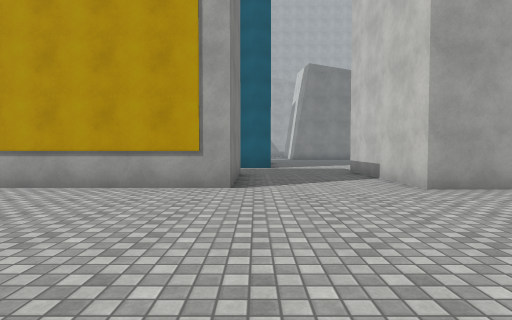
[1] (above)

22 first-person views from a walk through a scene from a Unity 3-D project. The camera is 1.3 m above the floor, tilts 2° down and sees 80° across. The floor is counted in squares, 2 m on a side. Each view is taken from the middle of a square. On the plan, view 1 faces up. The plan holds only what a view shows up to about 10 squares ahead; the rest is blank. The place goes on beyond the plan. The player is left out. Surface patterns are stand-ins for the level's own textures.

[2]
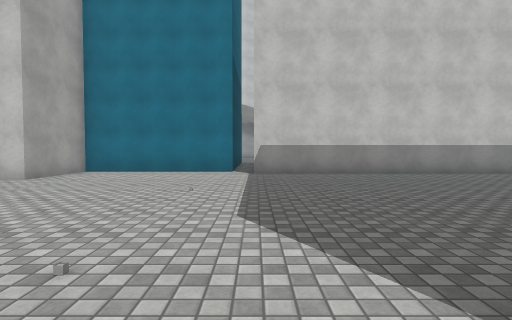

[3]
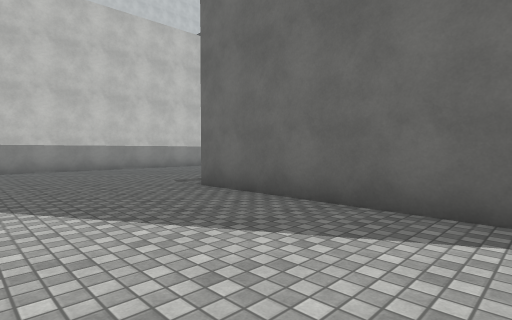

[4]
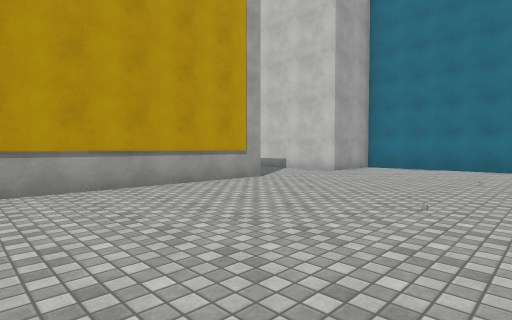

[5]
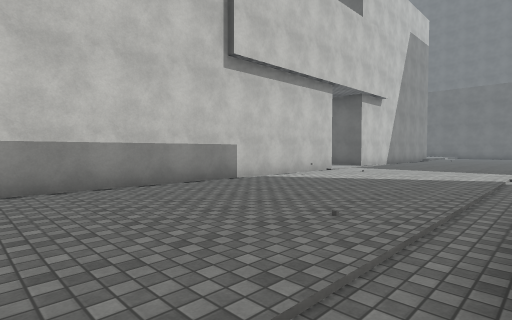

[6]
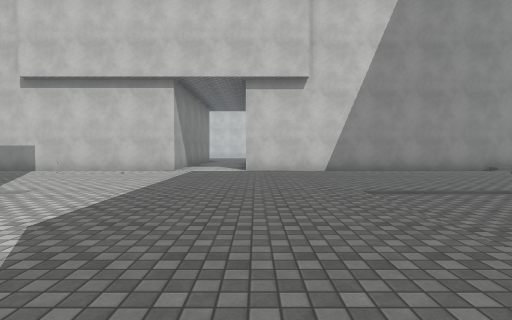

[7]
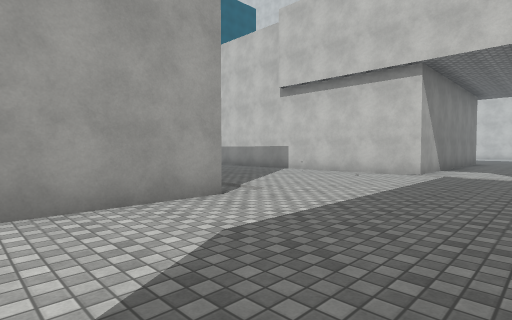

[8]
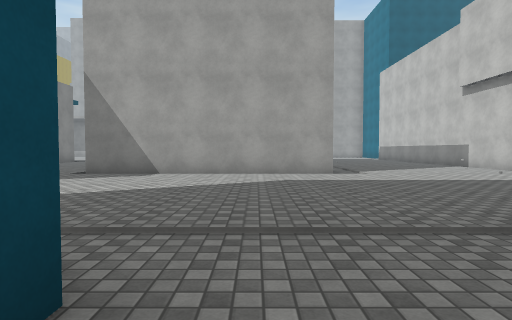

[9]
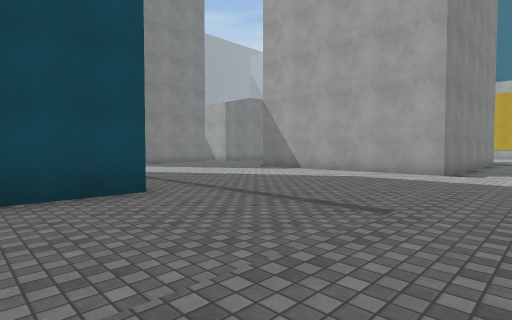

[10]
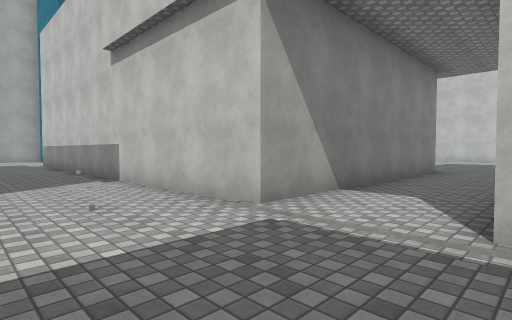

[11]
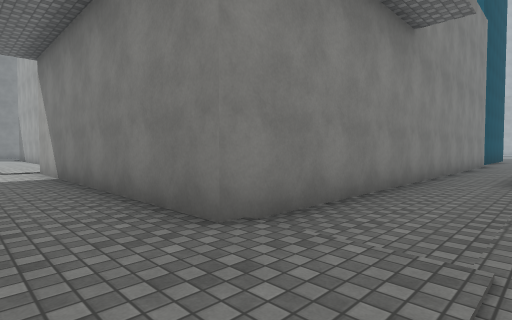

[12]
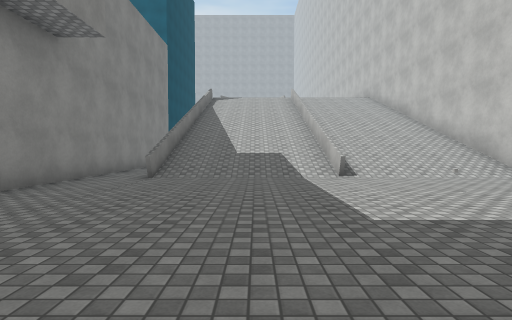

[13]
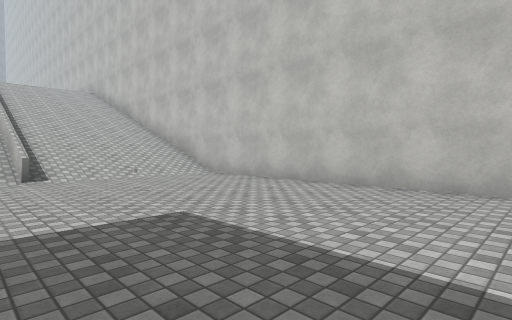

[14]
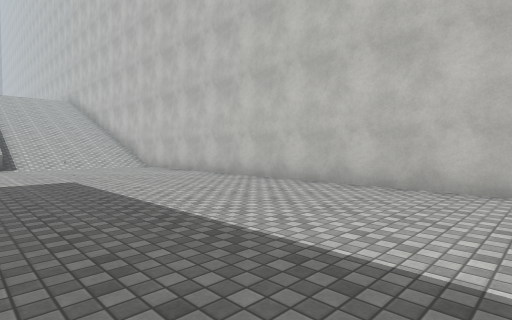

[15]
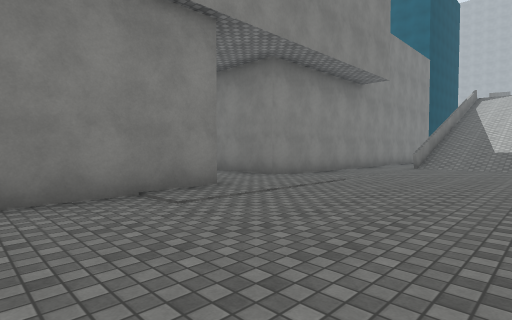

[16]
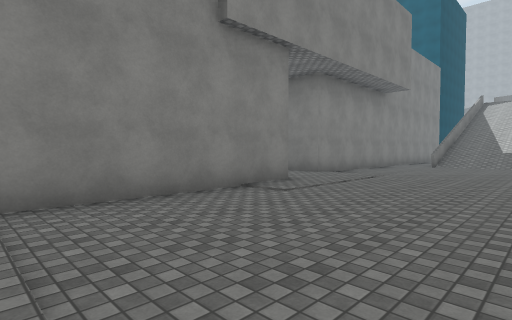

[17]
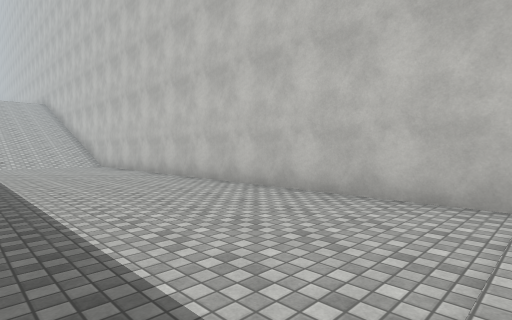

[18]
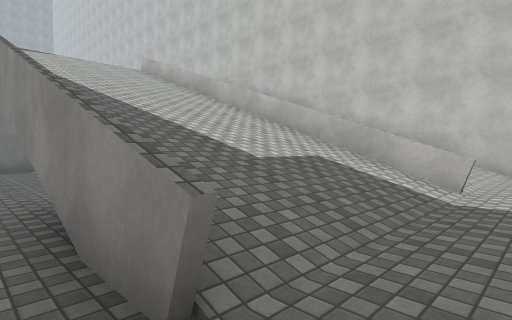

[19]
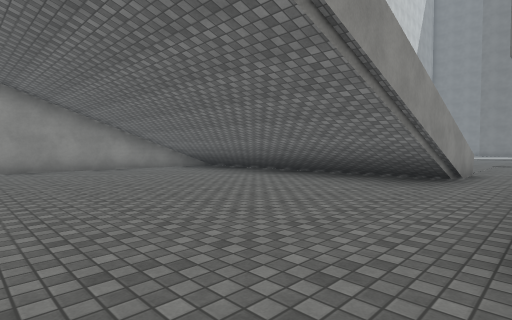

[20]
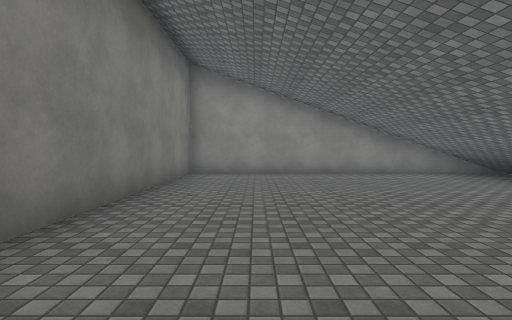

[21]
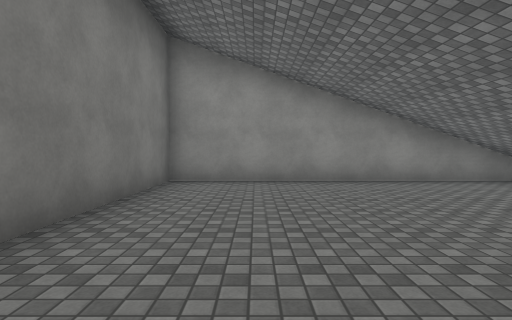

[22]
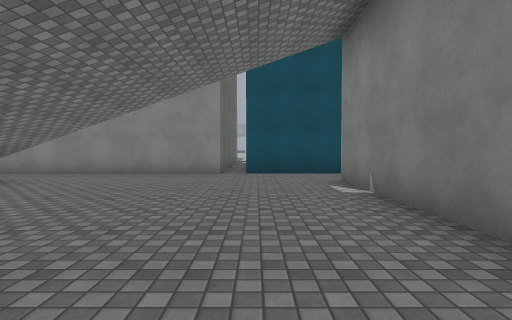

### Floor plan
Key: @ floor where view 1 was taken; # wall or solid block; . floor; / step, stairs or slope; = window, fence, low wall or low ledge.
Columns run from 6 left of view 1 to 23 right of it. Each row starts with its distance up from view 1.
 10       ....
  9      #...#
  8      #...#
  7      #...#
  6 ######...####
  5 ............#
  4 ............#
  3 ............#    #..##########
  2 ............#    #...........#
  1 ............#    #...........#
  0 ......@....##   ###..........#
 -1 ...........#      #..........#
 -2 ...........#      #..........#
 -3 ...........#      #./////////#
 -4 ######.....#      #.=///=////#
 -5       .....#      #.=////////#
 -6       .....#      #.=////////#
 -7       .....#      #.#////////#
 -8      #.....#      #..........#
 -9      #.....#      #......=...#
-10      #.....#      #..........#
-11 ######.....#      #..........#
-12 ...........########..........#
-13 .............................#
-14 .............................#
-15 ...........#      #..........#
-16 ...........#      #..........#
-17 ...........#      #..........#
-18   #........#      #..........#
-19   #........#      #..........#
-20   #........#      #..........#

Positions as (right, up) in squares from view 1, and headings:
1: (0, 0), facing up
2: (-4, 0), facing right
3: (-6, 0), facing down-right
4: (-6, 0), facing up-right
5: (-1, -3), facing down-right
6: (-5, -15), facing right
7: (-4, -15), facing up-right
8: (-3, -19), facing up
9: (1, -20), facing up-left
10: (2, -15), facing up-right
11: (14, -14), facing up-left
12: (16, -14), facing up
13: (17, -14), facing up-right
14: (17, -18), facing up-right
15: (17, -18), facing up-left
16: (17, -20), facing up-left
17: (18, -20), facing up-right
18: (13, -8), facing up-right
19: (12, 2), facing down-right
20: (14, 1), facing right
21: (16, 1), facing right
22: (20, 1), facing left
